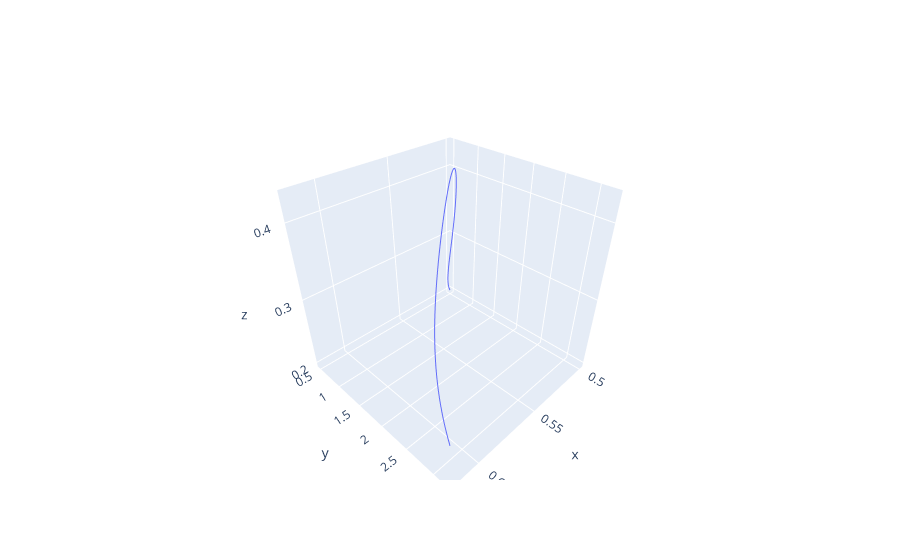

Here is the notebook cell this chart was saved with:
### Code cell
import numpy as np
from scipy.integrate import odeint
import plotly.graph_objects as go
import Inicia as ini

# Concentracoes iniciais
cmin, cmax = ini.concentrations()

# Saturacoes inciais a esquerda no plano cl
# ul, vl, cl = ini.Ul()

# Saturacoes iniciais a direita no plano cr
# ur, vr, cr = ini.Ur()
"""
# Viscosidades
muwl = ini.muw(cl)
muwr = ini.muw(cr)

"""
muw0, muo, mug = ini.viscosidades()

# Define the viscosity functions
def muw(c):
    # Viscosity of water
    return muw0 + c

def muwc(c):
    # dmuw/dc
    return 1.0

# Define the denominator function
def D(u, v, c):
    # Denominator
    w = 1 - u - v
    return u**2 / muw(c) + v**2 / muo + w**2 / mug

# Define the partial derivatives of D
def Du(u, v, c):
    # dD/du
    w = 1 - u - v
    return 2 * u / muw(c) - 2 * w / mug

def Dv(u, v, c):
    # dD/dv
    w = 1 - u - v
    return 2 * v / muo - 2 * w / mug

def Dc(u, v, c):
    # dD/dc
    return -muwc(c) * u**2 / muw(c) ** 2
# Define the functions f, g, and a
def f(u, v, c):
    return (u ** 2 / muw(c)) / D(u, v, c)


def g(u, v, c):
    return (v ** 2 / muo) / D(u, v, c)


def a(c):
    return c **0.5


def fw(u, v, c):
    # fw
    return (u ** 2 / muw(c)) / D(u, v, c)


def fwu(u, v, c):
    # dfw/du
    return (2 * u / muw(c) * D(u, v, c) - u ** 2 / muw(c) * Du(u, v, c)) / (
        D(u, v, c) ** 2
    )


def fwv(u, v, c):
    # dfw/dv
    return (-(u ** 2) / muw(c) * Dv(u, v, c)) / (D(u, v, c) ** 2)


def fwc(u, v, c):
    # dfw/dc
    return (
        u ** 2
        * (-(muwc(c) / muw(c) ** 2) * D(u, v, c) - Dc(u, v, c) / muw(c))
        / (D(u, v, c) ** 2)
    )


def fo(u, v, c):
    # fo
    return (v ** 2 / muo) / D(u, v, c)


def fou(u, v, c):
    # dfo/du
    return (-(v ** 2) / muo) * Du(u, v, c) / (D(u, v, c) ** 2)


def fov(u, v, c):
    # dfo/dv
    return (2 * v / muo * D(u, v, c) - v ** 2 / muo * Dv(u, v, c)) / (
        D(u, v, c) ** 2
    )


def foc(u, v, c):
    # dfo/dc
    return -(v ** 2) / muo * Dc(u, v, c) / (D(u, v, c) ** 2)


def fg(u, v, c):
    # fg
    w = 1 - u - v
    return (w ** 2 / mug) / D(u, v, c)


def fgu(u, v, c):
    # dfg/du
    w = 1 - u - v
    return (-2 * w / mug * D(u, v, c) - w ** 2 / mug * Du(u, v, c)) / (
        D(u, v, c) ** 2
    )


def fgv(u, v, c):
    # dfg/dv
    w = 1 - u - v
    return (-2 * w / mug * D(u, v, c) - w ** 2 / mug * Dv(u, v, c)) / (
        D(u, v, c) ** 2
    )


def fgc(u, v, c):
    # dfg/dv
    w = 1 - u - v
    return (-(w ** 2) / mug * Dc(u, v, c)) / (D(u, v, c) ** 2)

# Define the right-hand side of the system of ODEs
def model(y, t, f, g, a, fR, uR, gR, vR, cR, sigma):
    u, v, c = y
    du_dt = f(u, v, c) - sigma*u - (fR - sigma*u) * (u - uR)
    dv_dt = g(u, v, c) - sigma * v - (gR - sigma*v) * (v - vR)
    dc_dt = sigma * (a(c) - a(cR)) + (fR - sigma*u) * (c - cR)
    return [du_dt, dv_dt, dc_dt]

# Set the parameter values

uR = 0.2
vR = 0.3
cR = 0.4
fR = f(uR, vR, cR)
gR = g(uR, vR, cR)
aR = a(cR)
sigma = fR / uR
  


# Set the initial conditions u0 + v0 <=1, 0 <=c0 <=1
u0 = 0.2
v0 = 0.5
c0 = 0.5

y0 = [u0, v0, c0] # insert initial values for u, v, and c here

T = 10 # insert value for T here
N = 1000 # insert value for N here
# Set the time points at which to solve the system
t = np.linspace(0, T, N) # insert values for T and N here

# Solve the system of ODEs
sol = odeint(model, y0, t, args=(f, g, a, fR, uR, gR, vR, cR, sigma))

# Extract the solutions for u, v, and c
u = sol[:,0]
v = sol[:,1]
c = sol[:,2]
# Plot the solutions
fig = go.Figure()
fig.add_trace(go.Scatter3d(x=c, y=v, z=u, mode='lines', name='3D Curve'))
fig.show()

### Figure 1 — Plotly figure (JSON) as saved in the notebook; plotly's stock layout.template omitted (floating-point values rounded to 4 significant figures; data arrays with more than 128 entries replaced by an {"elided": "..."} marker saying what was removed)
{"data": [{"mode": "lines", "name": "3D Curve", "type": "scatter3d", "x": {"elided": "1000 float values"}, "y": {"elided": "1000 float values"}, "z": {"elided": "1000 float values"}}], "layout": {}}
